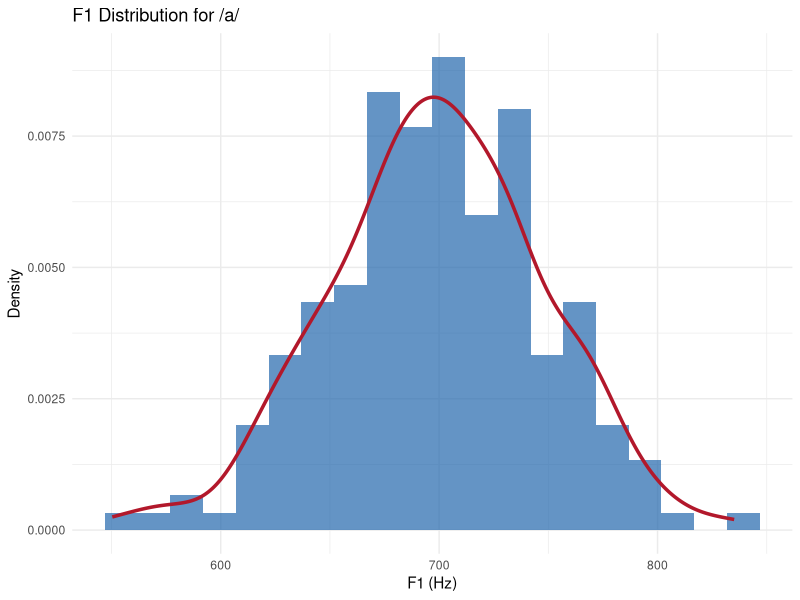
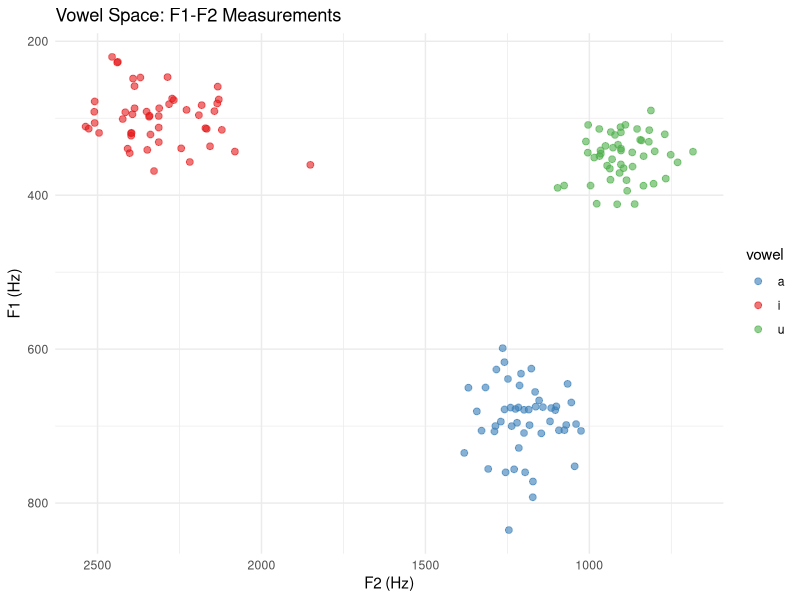

Source code (R) for these figures, in order:
## ---- chunk 1
#| echo: true
# Formant values as pairs of positive reals
library(tidyverse)

# Example formant measurements
formant_data <- tibble(
  speaker = paste0("S", 1:5),
  f1 = c(280, 320, 295, 305, 290),  # F1 values
  f2 = c(2250, 2180, 2300, 2150, 2200)  # F2 values
)

print(formant_data)
## ---- chunk 2
#| echo: true
# F is the identity function: F(x) = x
F <- function(formant_pair) {
  return(formant_pair)  # Identity: returns the input unchanged
}

# Example: F applied to a formant pair
example_pair <- c(f1 = 300, f2 = 2200)
F(example_pair)
## ---- chunk 3
#| echo: false
#| fig-height: 5
library(tidyverse)
library(ggplot2)

# Simulate F1 values for /a/ vowel
set.seed(42)
f1_values <- rnorm(200, 700, 50)  # mean=700Hz, sd=50Hz for /a/
f1_data <- tibble(f1 = f1_values)

ggplot(f1_data, aes(x = f1)) +
  geom_histogram(aes(y = after_stat(density)), 
                 bins = 20, fill = "#2166ac", alpha = 0.7) +
  geom_density(color = "#b2182b", linewidth = 1.2) +
  labs(title = "F1 Distribution for /a/",
       x = "F1 (Hz)", y = "Density") +
  theme_minimal()
## ---- chunk 4
#| echo: false
#| fig-height: 5
# Simulate vowel formants
set.seed(42)
vowel_data <- bind_rows(
  tibble(vowel = "i", 
         f1 = rnorm(50, 300, 30),
         f2 = rnorm(50, 2300, 150)),
  tibble(vowel = "a", 
         f1 = rnorm(50, 700, 50),
         f2 = rnorm(50, 1200, 100)),
  tibble(vowel = "u", 
         f1 = rnorm(50, 350, 30),
         f2 = rnorm(50, 900, 80))
)

ggplot(vowel_data, aes(x = f2, y = f1, color = vowel)) +
  geom_point(alpha = 0.6, size = 2) +
  scale_x_reverse() + scale_y_reverse() +
  scale_color_manual(values = c("i" = "#e41a1c", 
                                "a" = "#377eb8", 
                                "u" = "#4daf4a")) +
  labs(title = "Vowel Space: F1-F2 Measurements",
       x = "F2 (Hz)", y = "F1 (Hz)") +
  theme_minimal()
